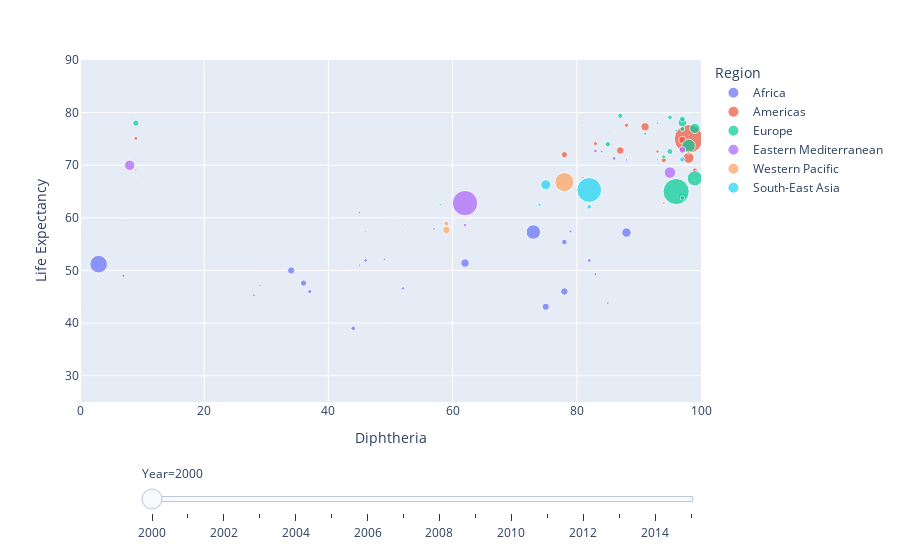

Here is the notebook cell this chart was saved with:
### Code cell
import plotly.express as px

#clean_df = px.data.gapminder()
fig = px.scatter(nan0_df, x="Diphtheria", y="Life Expectancy", animation_frame="Year", animation_group="Country",
           size="Population", color="Region", hover_name="Country",
           log_x=False, size_max=55, range_x=[0,100], range_y=[25,90])

fig["layout"].pop("updatemenus") # optional, drop animation buttons
fig.show()

### Figure 1 — Plotly figure (JSON) as saved in the notebook; plotly's stock layout.template omitted (floating-point values rounded to 4 significant figures)
{"data": [{"hovertemplate": "<b>%{hovertext}</b><br><br>Region=Africa<br>Year=2000<br>Diphtheria=%{x}<br>Life Expectancy=%{y}<br>Population=%{marker.size}<extra></extra>", "hovertext": ["Zimbabwe", "Equatorial Guinea", "South Sudan", "South Africa", "Benin", "Kenya", "Senegal", "Seychelles", "Sierra Leone", "Botswana", "Togo", "Sao Tome and Principe", "Eritrea", "Ethiopia", "Swaziland (Eswatini)", "Lesotho", "Nigeria", "Chad", "Mauritius", "Mauritania", "Central African Republic", "Niger", "Congo", "Mozambique", "Namibia", "Comoros", "Burundi", "Rwanda", "Liberia", "Burkina Faso", "Madagascar", "Democratic Republic of the Congo", "Cameroon", "Mali", "Côte d'Ivoire", "Cabo Verde", "Malawi", "Algeria", "Ghana", "Guinea-Bissau", "United Republic of Tanzania", "Uganda", "Gambia", "Zambia", "Angola", "Gabon", "Guinea"], "ids": ["Zimbabwe", "Equatorial Guinea", "South Sudan", "South Africa", "Benin", "Kenya", "Senegal", "Seychelles", "Sierra Leone", "Botswana", "Togo", "Sao Tome and Principe", "Eritrea", "Ethiopia", "Swaziland (Eswatini)", "Lesotho", "Nigeria", "Chad", "Mauritius", "Mauritania", "Central African Republic", "Niger", "Congo", "Mozambique", "Namibia", "Comoros", "Burundi", "Rwanda", "Liberia", "Burkina Faso", "Madagascar", "Democratic Republic of the Congo", "Cameroon", "Mali", "Côte d'Ivoire", "Cabo Verde", "Malawi", "Algeria", "Ghana", "Guinea-Bissau", "United Republic of Tanzania", "Uganda", "Gambia", "Zambia", "Angola", "Gabon", "Guinea"], "legendgroup": "Africa", "marker": {"color": "#636efa", "size": [12222251, 614323, 67656, 44896856, 6865951, 3145483, 988452, 81131, 4564297, 172834, 497367, 13866, 339281, 66537331, 161468, 1868699, 1223529, 8342559, 1186873, 279359, 3754986, 11352973, 0, 1867687, 1899257, 542357, 6476, 82573, 2884522, 1167942, 1576686, 0, 15274234, 196769, 0, 43579, 11376172, 3118366, 18938762, 1243229, 0, 2439274, 0, 1531221, 1644924, 1231122, 888546], "sizemode": "area", "sizeref": 427700.0, "symbol": "circle"}, "mode": "markers", "name": "Africa", "orientation": "v", "showlegend": true, "type": "scatter", "x": [78, 34, 0, 73, 78, 82, 52, 98, 44, 97, 64, 82, 81, 3, 84, 83, 29, 36, 88, 51, 37, 34, 33, 7, 79, 7, 8, 9, 46, 45, 57, 4, 62, 43, 65, 9, 75, 86, 88, 49, 79, 52, 8, 85, 28, 45, 46], "xaxis": "x", "y": [46, 52.7, 48.9, 57.3, 55.4, 51.9, 57.5, 71.8, 39, 47.8, 54.6, 62.6, 45.3, 51.2, 48.4, 49.3, 47.1, 47.6, 71, 60, 46, 50, 52.9, 49, 57.4, 59.5, 58, 48.3, 51.9, 51, 57.9, 51.3, 51.4, 49.8, 47.9, 69.9, 43.1, 71.3, 57.2, 52.1, 49.2, 46.6, 55.9, 43.8, 45.3, 61, 52.5], "yaxis": "y"}, {"hovertemplate": "<b>%{hovertext}</b><br><br>Region=Americas<br>Year=2000<br>Diphtheria=%{x}<br>Life Expectancy=%{y}<br>Population=%{marker.size}<extra></extra>", "hovertext": ["Belize", "El Salvador", "Bolivia (Plurinational State of)", "Dominican Republic", "Brazil", "Ecuador", "Bahamas", "Trinidad and Tobago", "Suriname", "Jamaica", "Barbados", "Chile", "Mexico", "Cuba", "Panama", "Nicaragua", "Colombia", "Costa Rica", "Canada", "Saint Lucia", "Saint Vincent and the Grenadines", "Paraguay", "Peru", "United States of America", "Guatemala", "Venezuela (Bolivarian Republic of)", "Haiti", "Guyana", "Antigua and Barbuda", "Argentina", "Grenada", "Honduras", "Uruguay"], "ids": ["Belize", "El Salvador", "Bolivia (Plurinational State of)", "Dominican Republic", "Brazil", "Ecuador", "Bahamas", "Trinidad and Tobago", "Suriname", "Jamaica", "Barbados", "Chile", "Mexico", "Cuba", "Panama", "Nicaragua", "Colombia", "Costa Rica", "Canada", "Saint Lucia", "Saint Vincent and the Grenadines", "Paraguay", "Peru", "United States of America", "Guatemala", "Venezuela (Bolivarian Republic of)", "Haiti", "Guyana", "Antigua and Barbuda", "Argentina", "Grenada", "Honduras", "Uruguay"], "legendgroup": "Americas", "marker": {"color": "#EF553B", "size": [247315, 5867626, 0, 8562622, 175287587, 12628596, 0, 1267984, 47239, 2656864, 0, 15262754, 11719673, 0, 33347, 526796, 443958, 3925443, 37697, 0, 0, 5327, 25914879, 0, 1165743, 0, 85492, 75331, 0, 3757452, 0, 6524283, 3321245], "sizemode": "area", "sizeref": 427700.0, "symbol": "circle"}, "mode": "markers", "name": "Americas", "orientation": "v", "showlegend": true, "type": "scatter", "x": [91, 99, 75, 78, 98, 87, 99, 9, 71, 93, 93, 91, 97, 95, 98, 83, 79, 88, 89, 7, 98, 86, 98, 94, 81, 77, 41, 88, 95, 83, 97, 94, 9], "xaxis": "x", "y": [68.3, 69, 62.6, 72, 75, 72.8, 72.6, 69.1, 67.4, 72.6, 73.3, 77.3, 74.8, 76.9, 75.7, 73, 71.4, 77.6, 79.1, 71.6, 79, 79, 71.4, 76.8, 67.7, 72.5, 58.6, 65.4, 73.6, 74.1, 74, 71, 75.1], "yaxis": "y"}, {"hovertemplate": "<b>%{hovertext}</b><br><br>Region=Europe<br>Year=2000<br>Diphtheria=%{x}<br>Life Expectancy=%{y}<br>Population=%{marker.size}<extra></extra>", "hovertext": ["Kazakhstan", "Slovakia", "Kyrgyzstan", "Latvia", "Spain", "Serbia", "Bosnia and Herzegovina", "Belgium", "The former Yugoslav republic of Macedonia", "Ireland", "Azerbaijan", "Finland", "Tajikistan", "Belarus", "Sweden", "Italy", "Switzerland", "Israel", "Estonia", "Norway", "Cyprus", "Malta", "Croatia", "Montenegro", "Netherlands", "Czechia", "Luxembourg", "Romania", "Russian Federation", "Denmark", "Lithuania", "Republic of Moldova", "Bulgaria", "Poland", "Portugal", "Austria", "Slovenia", "Turkey", "France", "Hungary", "Greece", "Iceland", "Germany", "United Kingdom of Great Britain and Northern Ireland", "Turkmenistan", "Armenia", "Albania", "Ukraine", "Uzbekistan", "Georgia"], "ids": ["Kazakhstan", "Slovakia", "Kyrgyzstan", "Latvia", "Spain", "Serbia", "Bosnia and Herzegovina", "Belgium", "The former Yugoslav republic of Macedonia", "Ireland", "Azerbaijan", "Finland", "Tajikistan", "Belarus", "Sweden", "Italy", "Switzerland", "Israel", "Estonia", "Norway", "Cyprus", "Malta", "Croatia", "Montenegro", "Netherlands", "Czechia", "Luxembourg", "Romania", "Russian Federation", "Denmark", "Lithuania", "Republic of Moldova", "Bulgaria", "Poland", "Portugal", "Austria", "Slovenia", "Turkey", "France", "Hungary", "Greece", "Iceland", "Germany", "United Kingdom of Great Britain and Northern Ireland", "Turkmenistan", "Armenia", "Albania", "Ukraine", "Uzbekistan", "Georgia"], "legendgroup": "Europe", "marker": {"color": "#00cc96", "size": [14883626, 0, 0, 236755, 4567864, 7516346, 376676, 125125, 0, 385174, 8486, 517629, 621625, 997961, 887219, 5694218, 718425, 6289, 1396985, 449967, 943286, 3987, 4426, 6495, 15925513, 0, 4363, 22442971, 146596557, 5339616, 3499536, 0, 817172, 38258629, 1289898, 811566, 1988925, 6324121, 6912498, 121971, 18588, 28125, 8221158, 0, 4516131, 369588, 38927, 49175848, 24654, 44183], "sizemode": "area", "sizeref": 427700.0, "symbol": "circle"}, "mode": "markers", "name": "Europe", "orientation": "v", "showlegend": true, "type": "scatter", "x": [97, 99, 99, 96, 95, 95, 85, 95, 95, 86, 76, 99, 83, 99, 99, 87, 93, 93, 93, 9, 97, 94, 93, 0, 97, 98, 99, 99, 96, 97, 94, 95, 93, 98, 96, 81, 91, 85, 97, 99, 89, 98, 9, 91, 97, 93, 97, 99, 99, 8], "xaxis": "x", "y": [63.9, 73, 66.6, 71, 79.1, 72.6, 74.6, 77.6, 72.6, 76.4, 66.6, 77.5, 63.7, 68, 79.6, 79.4, 79.7, 78.9, 78, 78.5, 78.1, 77.5, 74.7, 73, 78.1, 74.7, 77.8, 77, 65, 76.9, 71.6, 67.1, 71.1, 73.7, 76.6, 78.1, 76, 74, 78.8, 71.7, 78.2, 79.7, 78, 77.8, 63.8, 72, 72.6, 67.5, 67.1, 71.8], "yaxis": "y"}, {"hovertemplate": "<b>%{hovertext}</b><br><br>Region=Eastern Mediterranean<br>Year=2000<br>Diphtheria=%{x}<br>Life Expectancy=%{y}<br>Population=%{marker.size}<extra></extra>", "hovertext": ["Somalia", "Kuwait", "Egypt", "Saudi Arabia", "Lebanon", "Jordan", "Bahrain", "Iraq", "Iran (Islamic Republic of)", "Sudan", "Syrian Arab Republic", "Pakistan", "Oman", "Morocco", "Libya", "Djibouti", "Qatar", "United Arab Emirates", "Yemen", "Afghanistan", "Tunisia"], "ids": ["Somalia", "Kuwait", "Egypt", "Saudi Arabia", "Lebanon", "Jordan", "Bahrain", "Iraq", "Iran (Islamic Republic of)", "Sudan", "Syrian Arab Republic", "Pakistan", "Oman", "Morocco", "Libya", "Djibouti", "Qatar", "United Arab Emirates", "Yemen", "Afghanistan", "Tunisia"], "legendgroup": "Eastern Mediterranean", "marker": {"color": "#ab63fa", "size": [0, 0, 0, 0, 3235366, 51313, 0, 23565413, 0, 2725535, 1641848, 138523285, 0, 28849621, 0, 717584, 0, 0, 0, 293756, 9699197], "sizemode": "area", "sizeref": 427700.0, "symbol": "circle"}, "mode": "markers", "name": "Eastern Mediterranean", "orientation": "v", "showlegend": true, "type": "scatter", "x": [33, 98, 98, 95, 83, 91, 97, 8, 99, 62, 84, 62, 99, 95, 94, 46, 8, 94, 74, 24, 97], "xaxis": "x", "y": [55, 73.2, 68.8, 72.6, 72.7, 71.7, 74.5, 70, 73, 58.6, 72.6, 62.8, 72.6, 68.6, 78, 57.4, 76.2, 74.2, 68, 54.8, 72.9], "yaxis": "y"}, {"hovertemplate": "<b>%{hovertext}</b><br><br>Region=Western Pacific<br>Year=2000<br>Diphtheria=%{x}<br>Life Expectancy=%{y}<br>Population=%{marker.size}<extra></extra>", "hovertext": ["Kiribati", "Solomon Islands", "Lao People's Democratic Republic", "Singapore", "Fiji", "Tonga", "Japan", "Brunei Darussalam", "Samoa", "Micronesia (Federated States of)", "Papua New Guinea", "New Zealand", "Mongolia", "China", "Philippines", "Cambodia", "Malaysia", "Republic of Korea", "Viet Nam", "Australia", "Vanuatu"], "ids": ["Kiribati", "Solomon Islands", "Lao People's Democratic Republic", "Singapore", "Fiji", "Tonga", "Japan", "Brunei Darussalam", "Samoa", "Micronesia (Federated States of)", "Papua New Guinea", "New Zealand", "Mongolia", "China", "Philippines", "Cambodia", "Malaysia", "Republic of Korea", "Viet Nam", "Australia", "Vanuatu"], "legendgroup": "Western Pacific", "marker": {"color": "#FFA15A", "size": [8446, 41269, 0, 0, 811223, 9882, 126843, 0, 17461, 0, 5572222, 0, 2397436, 1262645, 77991569, 12152354, 2318568, 0, 0, 19153, 18563], "sizemode": "area", "sizeref": 427700.0, "symbol": "circle"}, "mode": "markers", "name": "Western Pacific", "orientation": "v", "showlegend": true, "type": "scatter", "x": [9, 86, 51, 98, 9, 91, 85, 99, 95, 85, 59, 9, 94, 85, 78, 59, 98, 97, 96, 9, 71], "xaxis": "x", "y": [64.1, 65.8, 58.1, 78.3, 67.7, 71.6, 81.1, 74.4, 72, 67, 58.9, 78.6, 62.8, 71.7, 66.8, 57.7, 72.4, 76, 73.4, 79.5, 69], "yaxis": "y"}, {"hovertemplate": "<b>%{hovertext}</b><br><br>Region=South-East Asia<br>Year=2000<br>Diphtheria=%{x}<br>Life Expectancy=%{y}<br>Population=%{marker.size}<extra></extra>", "hovertext": ["Bhutan", "Sri Lanka", "Thailand", "Timor-Leste", "Indonesia", "Bangladesh", "Myanmar", "Nepal", "India", "Maldives", "Democratic People's Republic of Korea"], "ids": ["Bhutan", "Sri Lanka", "Thailand", "Timor-Leste", "Indonesia", "Bangladesh", "Myanmar", "Nepal", "India", "Maldives", "Democratic People's Republic of Korea"], "legendgroup": "South-East Asia", "marker": {"color": "#19d3f3", "size": [573416, 18655, 6295821, 87167, 21154429, 131581243, 4695462, 2374911, 1535912, 286, 0], "sizemode": "area", "sizeref": 427700.0, "symbol": "circle"}, "mode": "markers", "name": "South-East Asia", "orientation": "v", "showlegend": true, "type": "scatter", "x": [92, 99, 97, 0, 75, 82, 82, 74, 58, 98, 56], "xaxis": "x", "y": [62, 71.5, 71.1, 58.7, 66.3, 65.3, 62.1, 62.5, 62.5, 69.6, 65.4], "yaxis": "y"}], "layout": {"legend": {"itemsizing": "constant", "title": {"text": "Region"}, "tracegroupgap": 0}, "margin": {"t": 60}, "sliders": [{"active": 0, "currentvalue": {"prefix": "Year="}, "len": 0.9, "pad": {"b": 10, "t": 60}, "steps": [{"args": [["2000"], {"frame": {"duration": 0, "redraw": false}, "fromcurrent": true, "mode": "immediate", "transition": {"duration": 0, "easing": "linear"}}], "label": "2000", "method": "animate"}, {"args": [["2001"], {"frame": {"duration": 0, "redraw": false}, "fromcurrent": true, "mode": "immediate", "transition": {"duration": 0, "easing": "linear"}}], "label": "2001", "method": "animate"}, {"args": [["2002"], {"frame": {"duration": 0, "redraw": false}, "fromcurrent": true, "mode": "immediate", "transition": {"duration": 0, "easing": "linear"}}], "label": "2002", "method": "animate"}, {"args": [["2003"], {"frame": {"duration": 0, "redraw": false}, "fromcurrent": true, "mode": "immediate", "transition": {"duration": 0, "easing": "linear"}}], "label": "2003", "method": "animate"}, {"args": [["2004"], {"frame": {"duration": 0, "redraw": false}, "fromcurrent": true, "mode": "immediate", "transition": {"duration": 0, "easing": "linear"}}], "label": "2004", "method": "animate"}, {"args": [["2005"], {"frame": {"duration": 0, "redraw": false}, "fromcurrent": true, "mode": "immediate", "transition": {"duration": 0, "easing": "linear"}}], "label": "2005", "method": "animate"}, {"args": [["2006"], {"frame": {"duration": 0, "redraw": false}, "fromcurrent": true, "mode": "immediate", "transition": {"duration": 0, "easing": "linear"}}], "label": "2006", "method": "animate"}, {"args": [["2007"], {"frame": {"duration": 0, "redraw": false}, "fromcurrent": true, "mode": "immediate", "transition": {"duration": 0, "easing": "linear"}}], "label": "2007", "method": "animate"}, {"args": [["2008"], {"frame": {"duration": 0, "redraw": false}, "fromcurrent": true, "mode": "immediate", "transition": {"duration": 0, "easing": "linear"}}], "label": "2008", "method": "animate"}, {"args": [["2009"], {"frame": {"duration": 0, "redraw": false}, "fromcurrent": true, "mode": "immediate", "transition": {"duration": 0, "easing": "linear"}}], "label": "2009", "method": "animate"}, {"args": [["2010"], {"frame": {"duration": 0, "redraw": false}, "fromcurrent": true, "mode": "immediate", "transition": {"duration": 0, "easing": "linear"}}], "label": "2010", "method": "animate"}, {"args": [["2011"], {"frame": {"duration": 0, "redraw": false}, "fromcurrent": true, "mode": "immediate", "transition": {"duration": 0, "easing": "linear"}}], "label": "2011", "method": "animate"}, {"args": [["2012"], {"frame": {"duration": 0, "redraw": false}, "fromcurrent": true, "mode": "immediate", "transition": {"duration": 0, "easing": "linear"}}], "label": "2012", "method": "animate"}, {"args": [["2013"], {"frame": {"duration": 0, "redraw": false}, "fromcurrent": true, "mode": "immediate", "transition": {"duration": 0, "easing": "linear"}}], "label": "2013", "method": "animate"}, {"args": [["2014"], {"frame": {"duration": 0, "redraw": false}, "fromcurrent": true, "mode": "immediate", "transition": {"duration": 0, "easing": "linear"}}], "label": "2014", "method": "animate"}, {"args": [["2015"], {"frame": {"duration": 0, "redraw": false}, "fromcurrent": true, "mode": "immediate", "transition": {"duration": 0, "easing": "linear"}}], "label": "2015", "method": "animate"}], "x": 0.1, "xanchor": "left", "y": 0, "yanchor": "top"}], "xaxis": {"anchor": "y", "domain": [0, 1], "range": [0, 100], "title": {"text": "Diphtheria"}}, "yaxis": {"anchor": "x", "domain": [0, 1], "range": [25, 90], "title": {"text": "Life Expectancy"}}}}
